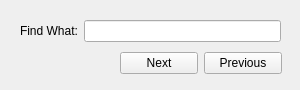
<ui version="4.0" >
 <class>QNFindClass</class>
 <widget class="QWidget" name="QNFindClass" >
  <property name="geometry" >
   <rect>
    <x>0</x>
    <y>0</y>
    <width>300</width>
    <height>90</height>
   </rect>
  </property>
  <property name="windowTitle" >
   <string>QNFind</string>
  </property>
  <widget class="QWidget" name="layoutWidget" >
   <property name="geometry" >
    <rect>
     <x>20</x>
     <y>20</y>
     <width>261</width>
     <height>22</height>
    </rect>
   </property>
   <layout class="QHBoxLayout" >
    <property name="margin" >
     <number>0</number>
    </property>
    <property name="spacing" >
     <number>6</number>
    </property>
    <item>
     <widget class="QLabel" name="label" >
      <property name="text" >
       <string>Find What:</string>
      </property>
     </widget>
    </item>
    <item>
     <widget class="QLineEdit" name="lineEdit" />
    </item>
   </layout>
  </widget>
  <widget class="QWidget" name="layoutWidget_2" >
   <property name="geometry" >
    <rect>
     <x>120</x>
     <y>50</y>
     <width>162</width>
     <height>27</height>
    </rect>
   </property>
   <layout class="QHBoxLayout" >
    <property name="margin" >
     <number>0</number>
    </property>
    <property name="spacing" >
     <number>6</number>
    </property>
    <item>
     <widget class="QPushButton" name="pushButton_2" >
      <property name="text" >
       <string>Next</string>
      </property>
     </widget>
    </item>
    <item>
     <widget class="QPushButton" name="pushButton" >
      <property name="text" >
       <string>Previous</string>
      </property>
     </widget>
    </item>
   </layout>
  </widget>
 </widget>
 <layoutdefault spacing="6" margin="11" />
 <resources/>
 <connections/>
</ui>
